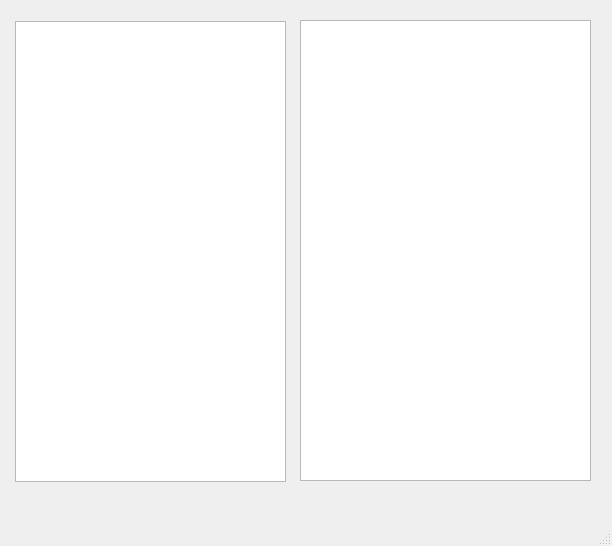
<?xml version="1.0" encoding="UTF-8"?>
<ui version="4.0">
 <class>MainWindow</class>
 <widget class="QMainWindow" name="MainWindow">
  <property name="geometry">
   <rect>
    <x>0</x>
    <y>0</y>
    <width>612</width>
    <height>546</height>
   </rect>
  </property>
  <property name="windowTitle">
   <string>MainWindow</string>
  </property>
  <widget class="QWidget" name="centralwidget">
   <widget class="QTableView" name="left_tableView">
    <property name="geometry">
     <rect>
      <x>15</x>
      <y>21</y>
      <width>271</width>
      <height>461</height>
     </rect>
    </property>
   </widget>
   <widget class="QTableView" name="right_tableView">
    <property name="geometry">
     <rect>
      <x>300</x>
      <y>20</y>
      <width>291</width>
      <height>461</height>
     </rect>
    </property>
   </widget>
  </widget>
  <widget class="QMenuBar" name="menubar">
   <property name="geometry">
    <rect>
     <x>0</x>
     <y>0</y>
     <width>612</width>
     <height>22</height>
    </rect>
   </property>
  </widget>
  <widget class="QStatusBar" name="statusbar"/>
 </widget>
 <resources/>
 <connections/>
</ui>
